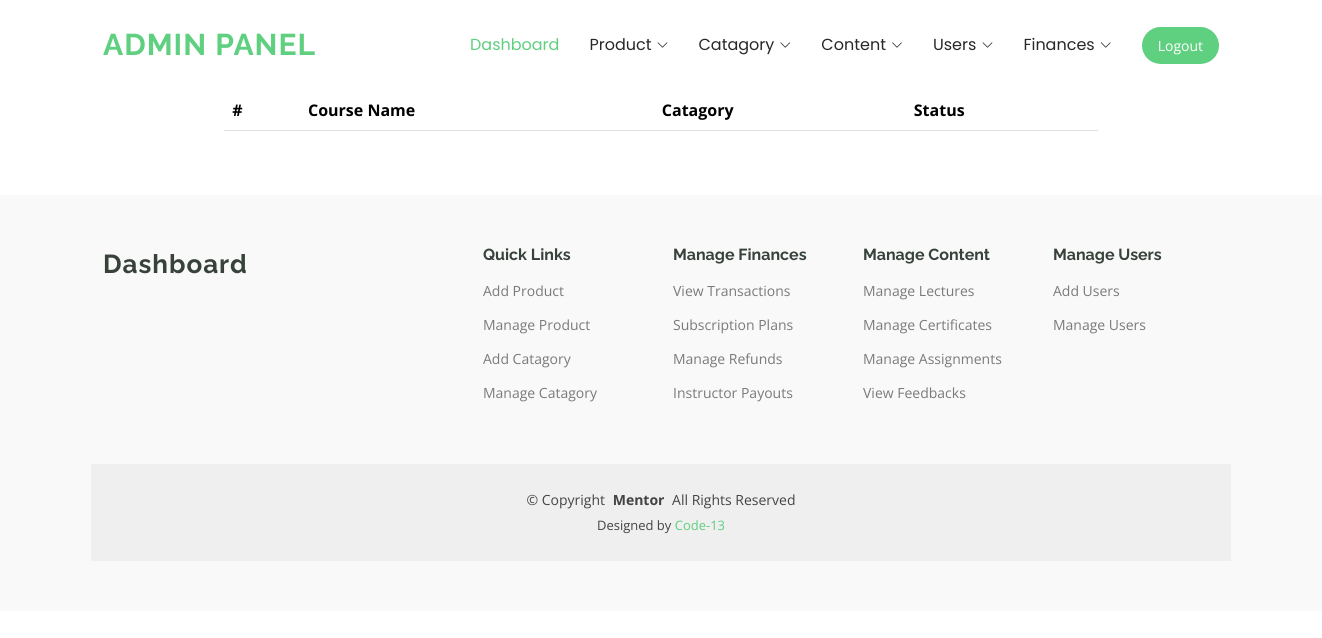
/Mentor/manageProduct.php, run on an earlier commit of the app's database.
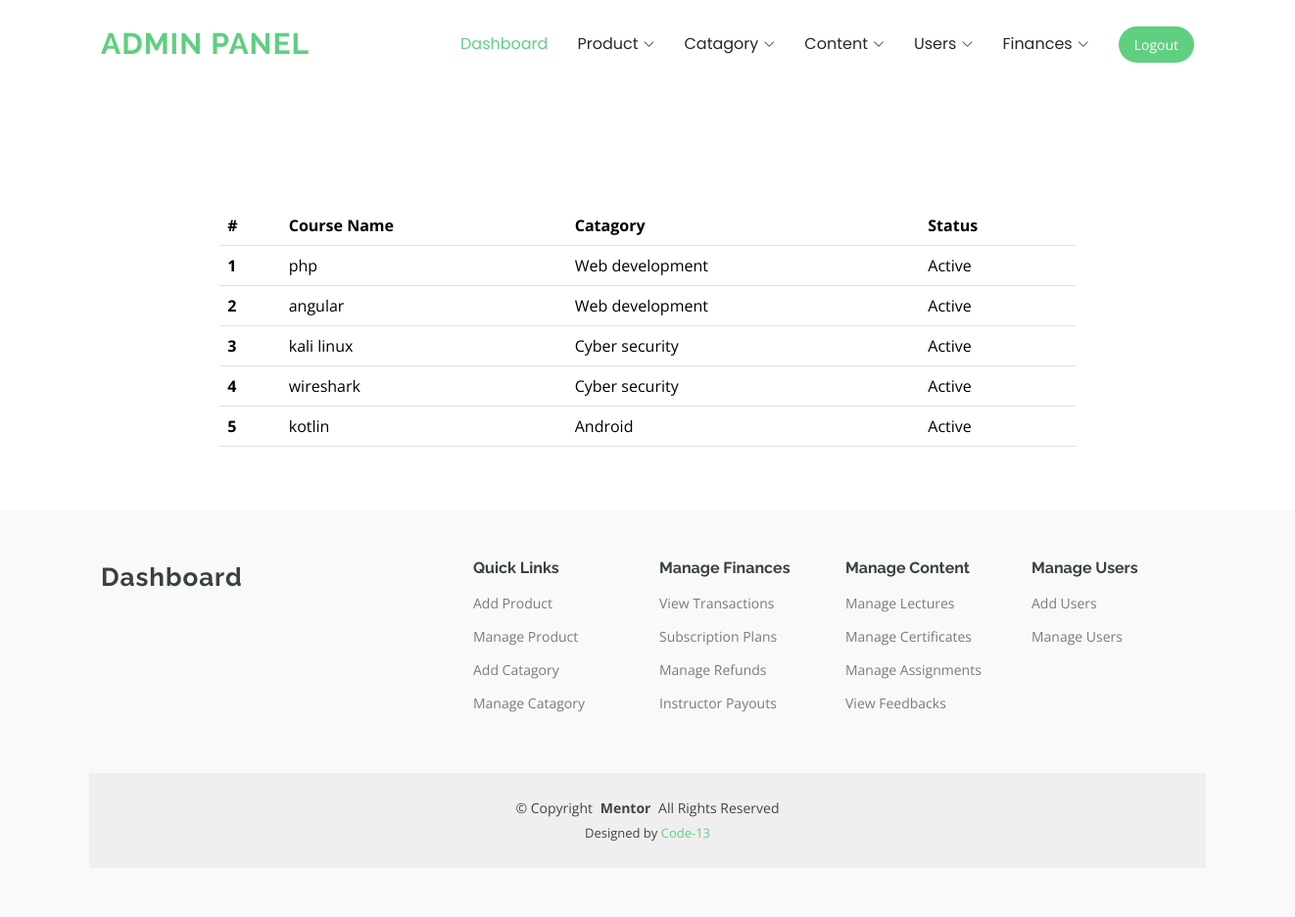
And on a later commit of the database.
### tables this page shows
CREATE TABLE `product` (
  `id` int(50) NOT NULL,
  `name` varchar(50) NOT NULL,
  `catagory` varchar(50) NOT NULL,
  `status` varchar(20) NOT NULL DEFAULT 'Active',
  `createdAt` timestamp NOT NULL DEFAULT current_timestamp()
);

### Mentor/manageProduct.php (the view)
<?php
include("adminHeader.php");
?>
<?php
$conn = mysqli_connect("localhost", "root", "", "mentor");
$query = "SELECT * FROM `product`";
$result = mysqli_query($conn, $query);
?>
<main>
    <div class="row justify-content-center mb-5">
        <div class="col-8">
            <table class="table">
                <thead>
                    <tr>
                        <th scope="col">#</th>
                        <th scope="col">Course Name</th>
                        <th scope="col">Catagory</th>
                        <th scope="col">Status</th>
                    </tr>
                </thead>
                <tbody>
                    <?php
                    $num = 1;
                    while ($array = mysqli_fetch_assoc($result)) {
                        echo '<tr>
                                <th scope="row">' . $num . '</th>
                                <td>' . $array["name"] . '</td>
                                <td>' . $array["catagory"] . '</td>
                                <td>' . $array["status"] . '</td>
                            </tr>';
                        echo '<br>';
                        $num++;
                    }
                    ?>
                </tbody>
            </table>
        </div>
    </div>
</main>
<?php
include("adminFooter.php");
?>

### Mentor/adminHeader.php (shortened to what this page needs)
<!DOCTYPE html>
<html lang="en">
<head>
  <link href="assets/vendor/bootstrap/css/bootstrap.min.css" rel="stylesheet">
  <link href="assets/vendor/bootstrap-icons/bootstrap-icons.css" rel="stylesheet">
  <link href="assets/vendor/aos/aos.css" rel="stylesheet">
  <link href="assets/vendor/glightbox/css/glightbox.min.css" rel="stylesheet">
  <link href="assets/vendor/swiper/swiper-bundle.min.css" rel="stylesheet">
  <link href="assets/css/main.css" rel="stylesheet">
</head>
<body class="index-page">
  <header id="header" class="header d-flex align-items-center sticky-top">
    <div class="container-fluid container-xl position-relative d-flex align-items-center">
      <a href="adminIndex.php" class="logo d-flex align-items-center me-auto">
        <h1 class="sitename">Admin Panel</h1>
      </a>
      <nav id="navmenu" class="navmenu">
        <ul>
          <li><a href="adminIndex.php" class="active">Dashboard<br></a></li>
          <li class="dropdown"><a href="#"><span>Product</span> <i class="bi bi-chevron-down toggle-dropdown"></i></a>
            </li>
           <li class="dropdown"><a href="#"><span>Catagory</span> <i class="bi bi-chevron-down toggle-dropdown"></i></a>
            </li>
            <li class="dropdown"><a href="#"><span>Content</span> <i class="bi bi-chevron-down toggle-dropdown"></i></a>
            </li>
            <li class="dropdown"><a href="#"><span>Users</span> <i class="bi bi-chevron-down toggle-dropdown"></i></a>
            </li>
            <li class="dropdown"><a href="#"><span>Finances</span> <i class="bi bi-chevron-down toggle-dropdown"></i></a>
            </li>
        </ul>
      </nav>
        <a class="btn-getstarted px-3" href="login.php">Logout</a>
    </div>
  </header>

### Mentor/adminFooter.php (shortened to what this page needs)
<footer id="footer" class="footer position-relative light-background">
  <div class="container footer-top">
    <div class="row gy-4">
      <div class="col-lg-4 col-md-6 footer-about">
        <a href="adminIndex.php" class="logo d-flex align-items-center">
          <span class="sitename">Dashboard</span>
        </a>
      </div>
      <div class="col-lg-2 col-md-3 footer-links">
        <h4>Quick Links</h4>
        <ul>
          <li><a href="addProduct.php">Add Product</a></li>
          <li><a href="manageProduct.php">Manage Product</a></li>
          <li><a href="addProducts.php">Add Catagory</a></li>
          <li><a href="manageProducts.php">Manage Catagory</a></li>
        </ul>
      </div>
      <div class="col-lg-2 col-md-3 footer-links">
        <h4>Manage Finances</h4>
        <ul>
          <li><a href="#">View Transactions</a></li>
          <li><a href="#">Subscription Plans</a></li>
          <li><a href="#">Manage Refunds</a></li>
          <li><a href="#">Instructor Payouts</a></li>
        </ul>
      </div>
      <div class="col-lg-2 col-md-3 footer-links">
        <h4>Manage Content</h4>
        <ul>
          <li><a href="#">Manage Lectures</a></li>
          <li><a href="#">Manage Certificates</a></li>
          <li><a href="#">Manage Assignments</a></li>
          <li><a href="#">View Feedbacks</a></li>
        </ul>
      </div>
      <div class="col-lg-2 col-md-3 footer-links">
        <h4>Manage Users</h4>
        <ul>
          <li><a href="addUsers.php">Add Users</a></li>
          <li><a href="#manageUsers.php">Manage Users</a></li>
        </ul>
      </div>
    </div>
  </div>
  <div class="container copyright text-center mt-4">
    <p>© <span>Copyright</span> <strong class="px-1 sitename">Mentor</strong> <span>All Rights Reserved</span></p>
    <div class="credits">
      Designed by <a href="">Code-13</a>
    </div>
  </div>
</footer>
</body>
</html>

### Mentor/assets/css/main.css (style rules this page uses)
:root { --default-font: "Open Sans", system-ui, -apple-system, "Segoe UI", Roboto, "Helvetica Neue", Arial, "Noto Sans", "Liberation Sans", sans-serif, "Apple Color Emoji", "Segoe UI Emoji", "Segoe UI Symbol", "Noto Color Emoji"; --heading-font: "Raleway", sans-serif; --nav-font: "Poppins", sans-serif; }
:root { --background-color: #ffffff; --default-color: #444444; --heading-color: #37423b; --accent-color: #5fcf80; --surface-color: #ffffff; --contrast-color: #ffffff; }
:root { --nav-color: #272828; --nav-hover-color: #5fcf80; --nav-mobile-background-color: #ffffff; --nav-dropdown-background-color: #ffffff; --nav-dropdown-color: #272828; --nav-dropdown-hover-color: #5fcf80; }
.light-background { --background-color: #f9f9f9; --surface-color: #ffffff; }
:root { scroll-behavior: smooth; }
body { color: var(--default-color); background-color: var(--background-color); font-family: var(--default-font); }
a { color: var(--accent-color); text-decoration: none; transition: 0.3s; }
h1, h2, h3, h4, h5, h6 { color: var(--heading-color); font-family: var(--heading-font); }
.header { color: var(--default-color); background-color: var(--background-color); padding: 15px 0; transition: all 0.5s; z-index: 997; }
.header .logo { line-height: 1; }
.header .logo h1 { font-weight: 700; font-size: 30px; margin: 0; letter-spacing: 1px; text-transform: uppercase; color: var(--accent-color); }
.header .btn-getstarted, .header .btn-getstarted:focus { color: var(--contrast-color); background: var(--accent-color); font-size: 14px; padding: 8px 25px; margin: 0 0 0 30px; border-radius: 50px; transition: 0.3s; }
@media (min-width: 1200px) { .navmenu { padding: 0; } }
@media (min-width: 1200px) { .navmenu ul { margin: 0; padding: 0; display: flex; list-style: none; align-items: center; } }
@media (min-width: 1200px) { .navmenu li { position: relative; } }
@media (min-width: 1200px) { .navmenu a, .navmenu a:focus { color: var(--nav-color); padding: 18px 15px; font-size: 16px; font-family: var(--nav-font); font-weight: 400; display: flex; align-items: center; justify-content: space-between; white-space: nowrap; transition: 0.3s; } }
@media (min-width: 1200px) { .navmenu a i, .navmenu a:focus i { font-size: 12px; line-height: 0; margin-left: 5px; transition: 0.3s; } }
@media (min-width: 1200px) { .navmenu li:last-child a { padding-right: 0; } }
@media (min-width: 1200px) { .navmenu li:hover>a, .navmenu .active, .navmenu .active:focus { color: var(--nav-hover-color); } }
.footer { color: var(--default-color); background-color: var(--background-color); font-size: 14px; padding-bottom: 50px; position: relative; }
.footer .footer-top { padding-top: 50px; }
.footer .footer-about .logo { margin-bottom: 0; }
.footer .footer-about .logo span { font-size: 26px; font-weight: 700; letter-spacing: 1px; font-family: var(--heading-font); color: var(--heading-color); }
.footer h4 { font-size: 16px; font-weight: bold; position: relative; padding-bottom: 12px; }
.footer .footer-links { margin-bottom: 30px; }
.footer .footer-links ul { list-style: none; padding: 0; margin: 0; }
.footer .footer-links ul li { padding: 10px 0; display: flex; align-items: center; }
.footer .footer-links ul li:first-child { padding-top: 0; }
.footer .footer-links ul a { color: color-mix(in srgb, var(--default-color), transparent 30%); display: inline-block; line-height: 1; }
.footer .copyright { padding-top: 25px; padding-bottom: 25px; background-color: color-mix(in srgb, var(--default-color), transparent 95%); }
.footer .copyright p { margin-bottom: 0; }
.footer .credits { margin-top: 6px; font-size: 13px; }

What changed in the data, as far as the page shows it:
added product: name "php", catagory "Web development", status "Active"
added product: name "angular", catagory "Web development", status "Active"
added product: name "kali linux", catagory "Cyber security", status "Active"
added product: name "wireshark", catagory "Cyber security", status "Active"
added product: name "kotlin", catagory "Android", status "Active"
